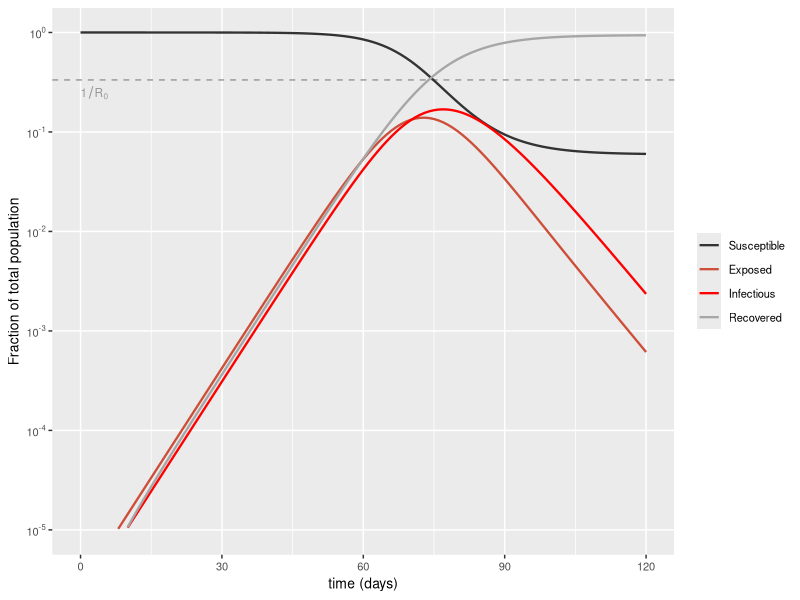
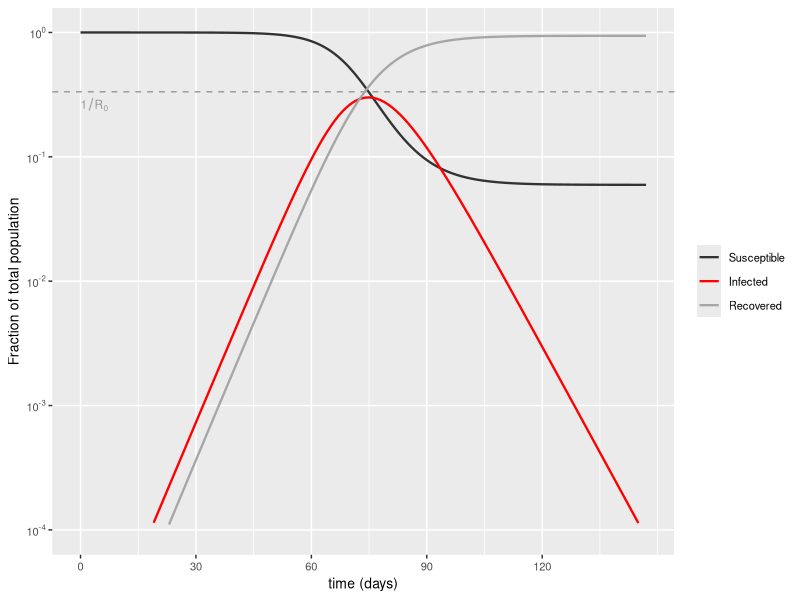
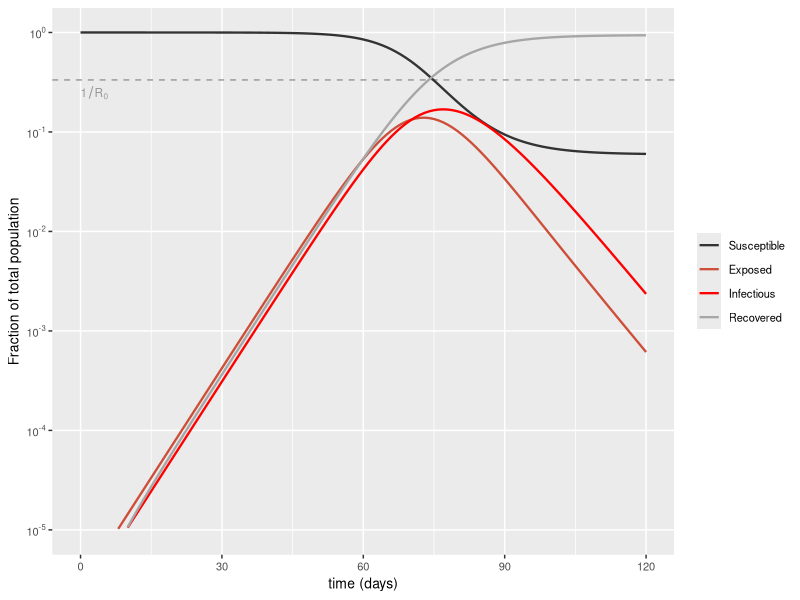

R code for these plots, in order:
# Model of COVID-19 outbreak
# jeff smith 2020-04

# TO DO
# - proper humped distributions for incubation and infectious periods

# Dependencies
library("deSolve")
library("dplyr")
library("tidyr")
library("ggplot2")
library("scales")

# 
# SEIR model 
# 

# S = Susceptible
# E = Exposed
# I = Infectious
# R = Recovered

# Define parameters
my_parameters <- c(
	incubation_time   = 3.7,  # days
	infectious_period = 5,   # days
	R0 = 3
)
my_parameters <- c(my_parameters, 
	transmission_rate = with(as.list(my_parameters), R0 / infectious_period)  # /day
)
total_pop <- 2.8e6
initial_values <- c(S = total_pop - 10, E = 0, I = 10, R = 0)

# Calculate results
my_model <- function(t, initial_values, parameters) {
	with(as.list(c(initial_values, parameters)), {
		dS  <- (- transmission_rate * S * I / total_pop)
		dE  <- (  transmission_rate * S * I / total_pop) - (E / incubation_time)
		dI <-  (E / incubation_time) - (I / infectious_period)
		dR <-  (I / infectious_period)
		list(c(dS, dE, dI, dR))
	})
}
my_results <- ode(y = initial_values, times = seq(0, 7*21), func = my_model, parms = my_parameters)

# Format results
my_results <- tibble(data.frame(my_results)) %>% 
	mutate(I_tot = E + I) %>%
	gather(key = "class", value = "number", -time) %>%
	mutate(
		fraction = number / total_pop, 
		class = case_when(
			class == "S"     ~ "Susceptible", 
			class == "E"     ~ "Exposed", 
			class == "I"     ~ "Infectious", 
			class == "I_tot" ~ "Infected", 
			class == "R"     ~ "Recovered"
		), 
		class = factor(class, levels = c("Susceptible", "Exposed", "Infectious", "Infected", "Recovered"))
	)

# Plot results
if (dev.cur() < 2) { dev.new(width = 5.5, height = 3) }

my_plot <- my_results %>% 
	filter(class != "Infected") %>% 
	ggplot(mapping = aes(x = time, y = fraction, color = class)) + 
		geom_hline(
			yintercept = with(as.list(my_parameters), 1/R0), 
			color = gray(0.6), linetype = "dashed"
		) + 
		annotate(
			geom = "text", label = as.expression(bquote(1/R[0])), 
			x = 0, y = with(as.list(my_parameters), 1/R0), 
			hjust = 0, vjust = 1.5, color = gray(0.6), size = 3
		) + 
		geom_line(size = 0.8) + 
		scale_x_continuous(
			limits = c(0, 120), 
			breaks = seq(0, 7*21, by = 30)
		) + 
		scale_y_log10(
			limits = c(1e-5, 1), breaks = 10^c(-6:0), minor_breaks = 10^c(-6:0), 
			labels = scales::trans_format("log10", math_format(10^.x))
		) + 
		scale_color_manual(values = c(gray(0.2), "tomato3", "red", gray(0.65))) + 
		labs(x = "time (days)", y = "Fraction of total population") + 
		theme(text = element_text(size = 10), legend.title = element_blank())
plot(my_plot)

ggsave("results/SEIR_model.pdf", width = 5.5, height = 3)

# Plot with exposed and infectious lumped together
my_results %>% 
	filter( !(class %in% c("Exposed", "Infectious")) ) %>% 
	ggplot(mapping = aes(x = time, y = fraction, color = class)) + 
		geom_hline(
			yintercept = with(as.list(my_parameters), 1/R0), 
			color = gray(0.6), linetype = "dashed"
		) + 
		annotate(
			geom = "text", label = as.expression(bquote(1/R[0])), 
			x = 0, y = with(as.list(my_parameters), 1/R0), 
			hjust = 0, vjust = 1.5, color = gray(0.6), size = 3
		) + 
		geom_line(size = 0.8) + 
		scale_x_continuous(breaks = seq(0, 7*21, by = 30)) + 
		scale_y_log10(
			limits = c(1e-4, 1), breaks = 10^c(-6:0), minor_breaks = 10^c(-6:0), 
			labels = scales::trans_format("log10", math_format(10^.x))
		) + 
		scale_color_manual(values = c(gray(0.2), "red", gray(0.65))) + 
		labs(x = "time (days)", y = "Fraction of total population") + 
		theme(text = element_text(size = 10), legend.title = element_blank())
